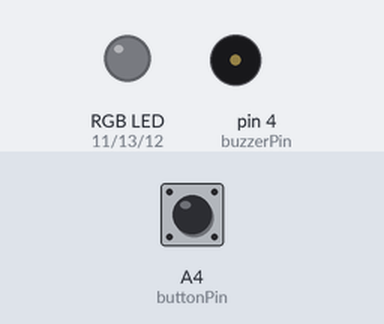
Recording of a sketch running on a simulated Arduino Uno, built with avr-gcc and run on an emulated ATmega328P. Shown: an RGB LED mixed from three pins (HIGH = lit), buzzer (waves = sounding). Dashed ring = blinking. Inputs (shaded band) come from the test bench; at power-on: A4 (buttonPin) HIGH.

Above: at 1.2 s.
1.3 s: A4 (buttonPin) pulled LOW for 0.15 s
At 1.7 s:
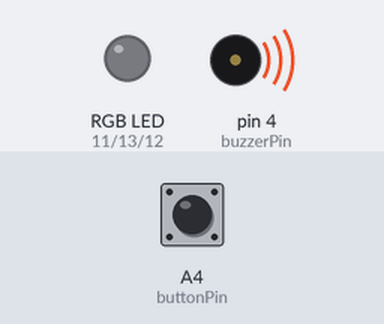
At 2.17 s:
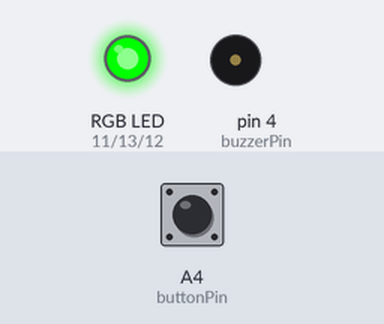
4.0 s: A4 (buttonPin) pulled LOW for 3.2 s
At 4.62 s:
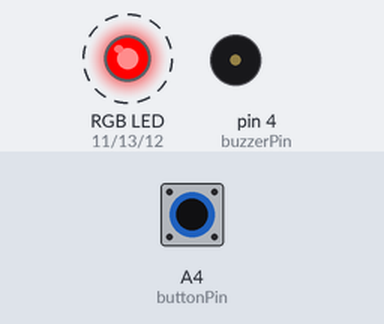
Timing chart, 0 to 9.3 s (numbered marks = the images above; inputs shaded):
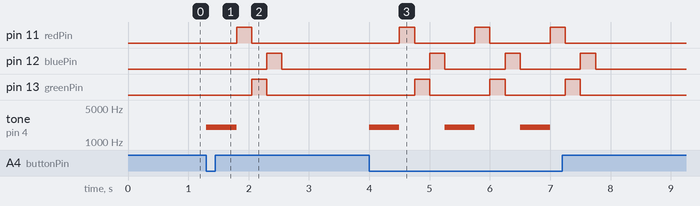

The sketch:

DoorBell.ino
```cpp
const int buttonPin = A4;    // the number of the pushbutton pin
const int buzzerPin = 4;     // the number of the buzzer pin
const int redPin = 11;       // the number of the red LED pin
const int bluePin = 12;      // the number of the blue LED pin
const int greenPin = 13;     // the number of the green LED pin

int buttonState = HIGH;         // variable for reading the pushbutton status

void setup() {
  pinMode(buzzerPin, OUTPUT);
  pinMode(buttonPin, INPUT);
  pinMode(redPin, OUTPUT);
  pinMode(bluePin, OUTPUT);
  pinMode(greenPin, OUTPUT);
}

void loop() {
  buttonState = digitalRead(buttonPin);

  if (buttonState == LOW) {
    // Play tone
    tone(buzzerPin, 2000);
    delay(500);
    noTone(buzzerPin);

    // Flash RGB LED - simple example with red color
    digitalWrite(redPin, HIGH);   // Turn RED LED on
    delay(250);                   // Wait for 250ms
    digitalWrite(redPin, LOW);    // Turn RED LED off
    digitalWrite(greenPin, HIGH); // Turn GREEN LED on
    delay(250);                   // Wait for 250ms
    digitalWrite(greenPin, LOW);  // Turn GREEN LED off
    digitalWrite(bluePin, HIGH);  // Turn BLUE LED on
    delay(250);                   // Wait for 250ms
    digitalWrite(bluePin, LOW);   // Turn BLUE LED off
  }
}
```

Measured:
- after the input at 1.3 s, pin 11 (redPin): LOW → HIGH after 0.50 s, → LOW 0.25 s later; pin 12 (bluePin): LOW → HIGH after 1.0 s, → LOW 0.25 s later; pin 13 (greenPin): LOW → HIGH after 0.75 s, → LOW 0.25 s later; tone on pin 4 (buzzerPin): silent → 2000 Hz at once, → silent 0.50 s later
- after the input at 4.0 s, pin 11 (redPin): alternates HIGH for 0.25 s and LOW for 1.0 s, 6 changes in all, then stays LOW, starting after 0.50 s; pin 12 (bluePin): alternates HIGH for 0.25 s and LOW for 1.0 s, 6 changes in all, then stays LOW, starting after 1.0 s
